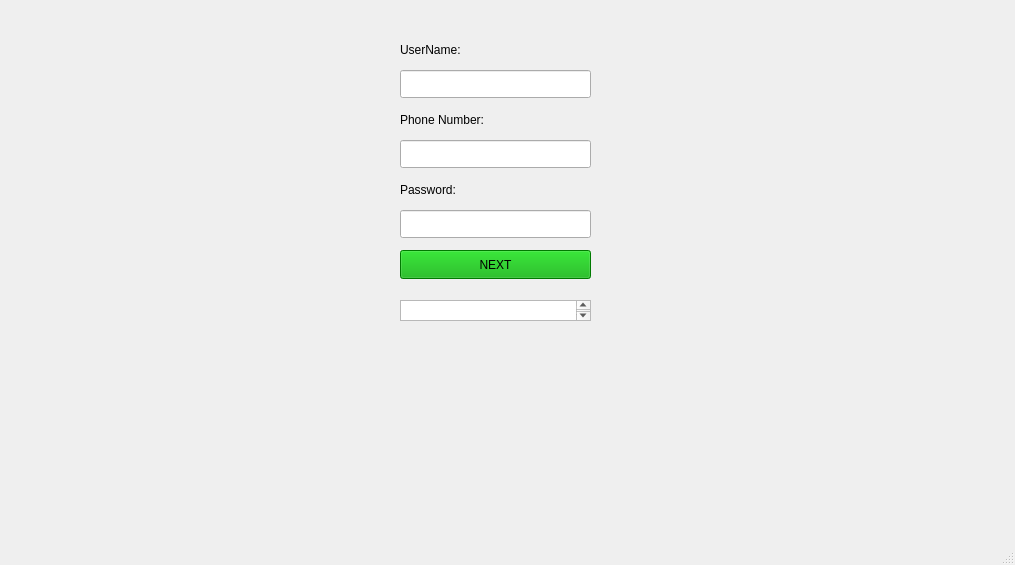
<?xml version="1.0" encoding="UTF-8"?>
<ui version="4.0">
 <class>ForgotWindow</class>
 <widget class="QMainWindow" name="ForgotWindow">
  <property name="geometry">
   <rect>
    <x>0</x>
    <y>0</y>
    <width>1015</width>
    <height>565</height>
   </rect>
  </property>
  <property name="windowTitle">
   <string>MainWindow</string>
  </property>
  <widget class="QWidget" name="centralwidget">
   <widget class="QLineEdit" name="phone">
    <property name="geometry">
     <rect>
      <x>400</x>
      <y>140</y>
      <width>191</width>
      <height>28</height>
     </rect>
    </property>
   </widget>
   <widget class="QPushButton" name="pushButton">
    <property name="geometry">
     <rect>
      <x>400</x>
      <y>250</y>
      <width>191</width>
      <height>29</height>
     </rect>
    </property>
    <property name="styleSheet">
     <string notr="true">color: rgb(0, 0, 0);
background-color: rgb(0, 170, 0);</string>
    </property>
    <property name="text">
     <string>NEXT</string>
    </property>
   </widget>
   <widget class="QLabel" name="label">
    <property name="geometry">
     <rect>
      <x>400</x>
      <y>110</y>
      <width>121</width>
      <height>20</height>
     </rect>
    </property>
    <property name="styleSheet">
     <string notr="true">color: rgb(0, 0, 0);
font: 700 9pt &quot;Segoe UI&quot;;
</string>
    </property>
    <property name="text">
     <string>Phone Number:</string>
    </property>
   </widget>
   <widget class="QLabel" name="label_2">
    <property name="geometry">
     <rect>
      <x>400</x>
      <y>180</y>
      <width>121</width>
      <height>20</height>
     </rect>
    </property>
    <property name="styleSheet">
     <string notr="true">color: rgb(0, 0, 0);
font: 700 9pt &quot;Segoe UI&quot;;
</string>
    </property>
    <property name="text">
     <string>Password:</string>
    </property>
   </widget>
   <widget class="QLineEdit" name="pass">
    <property name="geometry">
     <rect>
      <x>400</x>
      <y>210</y>
      <width>191</width>
      <height>28</height>
     </rect>
    </property>
   </widget>
   <widget class="QTextEdit" name="textEdit">
    <property name="geometry">
     <rect>
      <x>400</x>
      <y>300</y>
      <width>191</width>
      <height>21</height>
     </rect>
    </property>
   </widget>
   <widget class="QLabel" name="label_3">
    <property name="geometry">
     <rect>
      <x>400</x>
      <y>40</y>
      <width>121</width>
      <height>20</height>
     </rect>
    </property>
    <property name="styleSheet">
     <string notr="true">color: rgb(0, 0, 0);
font: 700 9pt &quot;Segoe UI&quot;;
</string>
    </property>
    <property name="text">
     <string>UserName:</string>
    </property>
   </widget>
   <widget class="QLineEdit" name="user">
    <property name="geometry">
     <rect>
      <x>400</x>
      <y>70</y>
      <width>191</width>
      <height>28</height>
     </rect>
    </property>
   </widget>
  </widget>
  <widget class="QMenuBar" name="menubar">
   <property name="geometry">
    <rect>
     <x>0</x>
     <y>0</y>
     <width>1015</width>
     <height>25</height>
    </rect>
   </property>
  </widget>
  <widget class="QStatusBar" name="statusbar"/>
 </widget>
 <resources/>
 <connections/>
</ui>
